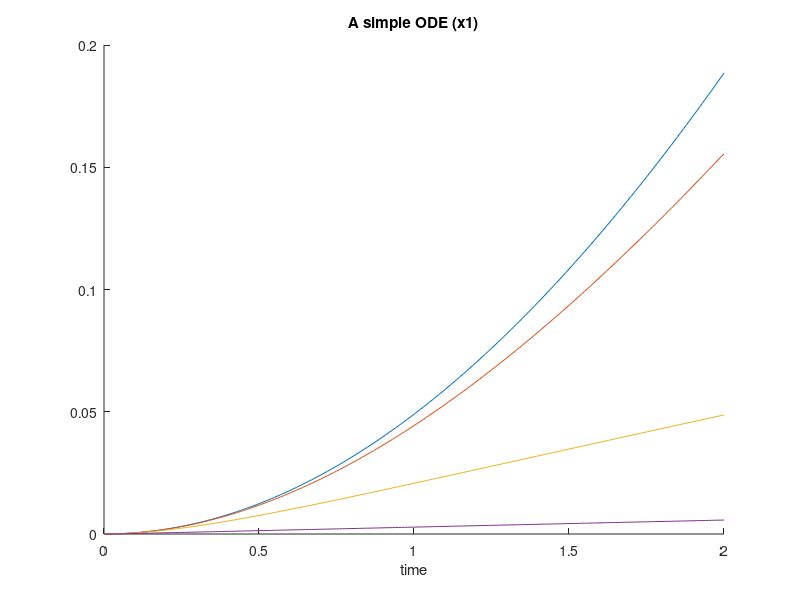
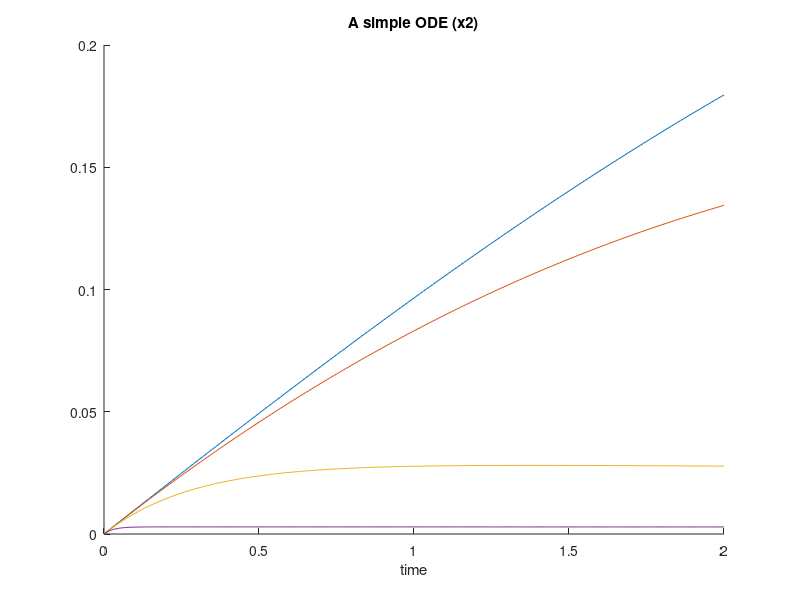

These charts were generated, in order, by the following MATLAB code:
%% Homework Assignment - 4 by Tushar Goel** %%
% Taking reference from the example given in the assignment %
function func_a_simple_ODE()
    close all;

    % time vector
    t = 0:0.01:2;

    % initial states
    x_10 = 0;
    x_20 = 0;

    % parameters
    r = 30;
    Jm = 0.001;
    Jl = Jm;
    M = 0.1;
    g = 9.81;
    l = 0.1;
    u = 0.1;
    Bl = [0.001, 0.01, 0.1, 1];
    Bm= Bl;

    % Figure Representation and Display
    fh1 = figure('Name', 'A simple ODE(x1)');
    ah1 = axes('parent',fh1);
    hold(ah1,'on');
    xlabel(ah1,'time');
    fh2 = figure('Name', 'A simple ODE(x2)');
    ah2 = axes('parent',fh2);
    hold(ah2,'on');
    xlabel(ah2,'time');

    % Relations
    beta = M*g*l/(Jm*r^2+Jl);
    alpha_vector = (Bm*r+Bl)/(Jm*r^2+Jl);


    for i = 1:4
        alpha = alpha_vector(i);
        % solving ODE
        [t,x]=ode45(@func,t,[x_10,x_20]);
        % plotting solutions
        figure(1)
        plot(ah1,t,x(:,1));
        title('A simple ODE (x1)');
        figure(2)
        plot(ah2,t,x(:,2));
        title('A simple ODE (x2)');
    end

% function
    function dxdt=func(t,x)
        dx1 = x(2);
        dx2 = - alpha*x(2) - beta*sin(x(1)) + u;
        dxdt = [dx1;dx2];
    end
end